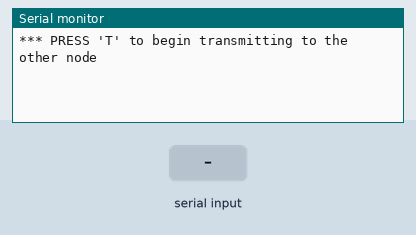
A sketch run on a simulated Arduino Uno, built with avr-gcc and run on an emulated ATmega328P. On the bench: the last lines printed to the serial monitor. Inputs (shaded band) come from the test bench. No radio packets arrive unless stated.

Above: at 1.2 s.
1.3 s: "T" received over Serial
At 1.8 s:
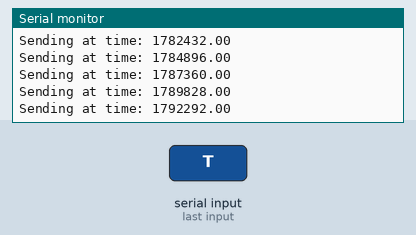
2.8 s: "R" received over Serial
At 3.4 s:
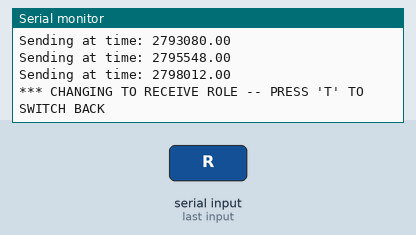
Timing chart, 0 to 5.8 s (numbered marks = the images above; inputs shaded):
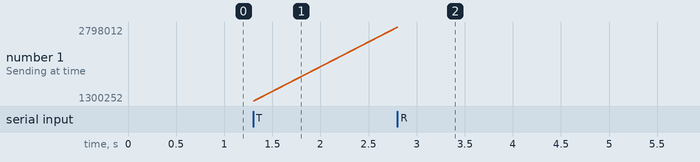

The sketch:

New_Transmit.ino
```cpp
#include <SPI.h>
#include "RF24.h"


/*
Akhil and Alex:
This code is meant to send a packet with the time current time every 1 second.
It is important that it takes less than 1 second to receive or
two packets will be sent and only one received. If the code doesn't run
hopefully you can debug any errors...
Start running the receiver code. Then run this code.
*/


RF24 radio(7,8);
byte addresses[][6] = {"1Node","2Node"};
int role = 0;

double start_time = 0;


void setup() {
  Serial.begin(115200);
  Serial.println(F("*** PRESS 'T' to begin transmitting to the other node"));
  radio.begin();
  radio.setPALevel(RF24_PA_LOW);
  radio.openWritingPipe(addresses[0]);
  radio.openReadingPipe(1,addresses[1]);
  radio.stopListening();
}

void loop() {
   if(role == 1)
   {
    start_time = micros();
     if (!radio.write( &start_time, sizeof(double) )){
       Serial.println(F("stanby"));
//       delay(5000);
     }
     else{
      Serial.print("Sending at time: ");
      Serial.println(start_time);
//      delay(100);
     }
//    delay(500); //ASSUMES SIGNAL IS RECEIVED IN UNDER ONE SECOND
   }

    //Serial Monitor Enable
if ( Serial.available() )
  {
    char c = toupper(Serial.read());
    if ( c == 'T' && role == 0 ){
      Serial.println(F("*** CHANGING TO TRANSMIT ROLE -- PRESS 'R' TO SWITCH BACK"));
      role = 1;                  // Become the primary transmitter (ping out)

   }else
    if ( c == 'R' && role == 1 ){
      Serial.println(F("*** CHANGING TO RECEIVE ROLE -- PRESS 'T' TO SWITCH BACK"));
       role = 0;                // Become the primary receiver (pong back)
       radio.startListening();

    }
  }


}
```

Measured:
- after the input at 1.3 s, the serial monitor: prints a new line at once (image 1)
